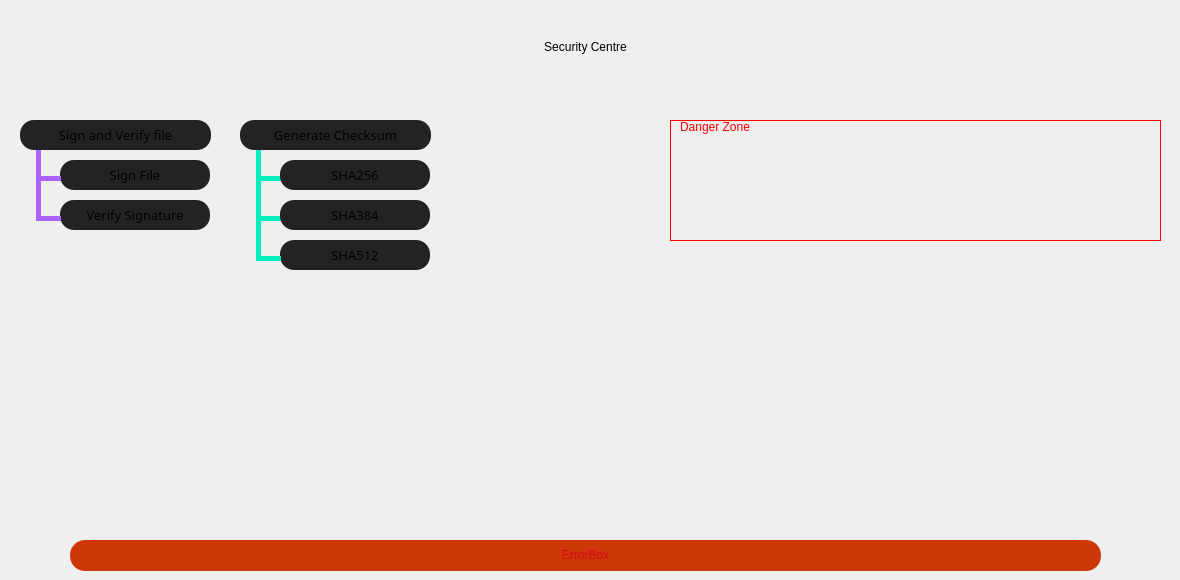
                   <widget class="QWidget" name="Security">
                    <widget class="QLabel" name="dashboardTitle_10">
                     <property name="geometry">
                      <rect>
                       <x>0</x>
                       <y>40</y>
                       <width>1171</width>
                       <height>41</height>
                      </rect>
                     </property>
                     <property name="styleSheet">
                      <string notr="true">font: 57 18pt &quot;Raleway Medium&quot;;</string>
                     </property>
                     <property name="lineWidth">
                      <number>1</number>
                     </property>
                     <property name="text">
                      <string>Security Centre</string>
                     </property>
                     <property name="alignment">
                      <set>Qt::AlignHCenter|Qt::AlignTop</set>
                     </property>
                    </widget>
                    <widget class="QLabel" name="dashboardTitle_11">
                     <property name="geometry">
                      <rect>
                       <x>680</x>
                       <y>120</y>
                       <width>121</width>
                       <height>41</height>
                      </rect>
                     </property>
                     <property name="styleSheet">
                      <string notr="true">font: 81 14pt &quot;Raleway ExtraBold&quot;;</string>
                     </property>
                     <property name="lineWidth">
                      <number>1</number>
                     </property>
                     <property name="text">
                      <string>&lt;html&gt;&lt;head/&gt;&lt;body&gt;&lt;p&gt;&lt;span style=&quot; color:#ff0000;&quot;&gt;Danger Zone&lt;/span&gt;&lt;/p&gt;&lt;/body&gt;&lt;/html&gt;</string>
                     </property>
                     <property name="alignment">
                      <set>Qt::AlignLeading|Qt::AlignLeft|Qt::AlignTop</set>
                     </property>
                    </widget>
                    <widget class="QLabel" name="dangerBorder">
                     <property name="geometry">
                      <rect>
                       <x>670</x>
                       <y>120</y>
                       <width>491</width>
                       <height>121</height>
                      </rect>
                     </property>
                     <property name="styleSheet">
                      <string notr="true">border: 1px double;
border-color: rgb(255, 0, 0);</string>
                     </property>
                     <property name="lineWidth">
                      <number>1</number>
                     </property>
                     <property name="text">
                      <string/>
                     </property>
                     <property name="alignment">
                      <set>Qt::AlignLeading|Qt::AlignLeft|Qt::AlignTop</set>
                     </property>
                    </widget>
                    <widget class="QWidget" name="regenkeysWidget" native="true">
                     <property name="geometry">
                      <rect>
                       <x>680</x>
                       <y>150</y>
                       <width>151</width>
                       <height>21</height>
                      </rect>
                     </property>
                    </widget>
                    <widget class="QWidget" name="changeBitLength" native="true">
                     <property name="geometry">
                      <rect>
                       <x>680</x>
                       <y>180</y>
                       <width>151</width>
                       <height>21</height>
                      </rect>
                     </property>
                    </widget>
                    <widget class="QPushButton" name="signAndVerify">
                     <property name="geometry">
                      <rect>
                       <x>20</x>
                       <y>120</y>
                       <width>191</width>
                       <height>30</height>
                      </rect>
                     </property>
                     <property name="minimumSize">
                      <size>
                       <width>150</width>
                       <height>30</height>
                      </size>
                     </property>
                     <property name="font">
                      <font>
                       <family>Raleway Medium</family>
                       <pointsize>10</pointsize>
                       <weight>7</weight>
                       <italic>false</italic>
                       <bold>false</bold>
                      </font>
                     </property>
                     <property name="cursor">
                      <cursorShape>PointingHandCursor</cursorShape>
                     </property>
                     <property name="styleSheet">
                      <string notr="true">background-color: rgb(35, 35, 38);
border-bottom-left-radius :14px;
border-top-left-radius :14px;
border-top-right-radius :14px;
border-bottom-right-radius :14px;
border-color :rgb(51, 51, 56);
font: 57 10pt &quot;Raleway Medium&quot;;</string>
                     </property>
                     <property name="text">
                      <string>Sign and Verify file</string>
                     </property>
                     <property name="icon">
                      <iconset resource="resources.qrc">
                       <normaloff>:/icons/images/icons/cil-fingerprint.png</normaloff>:/icons/images/icons/cil-fingerprint.png</iconset>
                     </property>
                    </widget>
                    <widget class="QPushButton" name="signFile">
                     <property name="geometry">
                      <rect>
                       <x>60</x>
                       <y>160</y>
                       <width>150</width>
                       <height>30</height>
                      </rect>
                     </property>
                     <property name="minimumSize">
                      <size>
                       <width>150</width>
                       <height>30</height>
                      </size>
                     </property>
                     <property name="font">
                      <font>
                       <family>Raleway Medium</family>
                       <pointsize>10</pointsize>
                       <weight>7</weight>
                       <italic>false</italic>
                       <bold>false</bold>
                      </font>
                     </property>
                     <property name="cursor">
                      <cursorShape>PointingHandCursor</cursorShape>
                     </property>
                     <property name="styleSheet">
                      <string notr="true">background-color: rgb(35, 35, 38);
border-bottom-left-radius :14px;
border-top-left-radius :14px;
border-top-right-radius :14px;
border-bottom-right-radius :14px;
border-color :rgb(51, 51, 56);
font: 57 10pt &quot;Raleway Medium&quot;;</string>
                     </property>
                     <property name="text">
                      <string>Sign File</string>
                     </property>
                     <property name="icon">
                      <iconset resource="resources.qrc">
                       <normaloff>:/icons/images/icons/cil-fingerprint.png</normaloff>:/icons/images/icons/cil-fingerprint.png</iconset>
                     </property>
                    </widget>
                    <widget class="QPushButton" name="verifySignature">
                     <property name="geometry">
                      <rect>
                       <x>60</x>
                       <y>200</y>
                       <width>150</width>
                       <height>30</height>
                      </rect>
                     </property>
                     <property name="minimumSize">
                      <size>
                       <width>150</width>
                       <height>30</height>
                      </size>
                     </property>
                     <property name="font">
                      <font>
                       <family>Raleway Medium</family>
                       <pointsize>10</pointsize>
                       <weight>7</weight>
                       <italic>false</italic>
                       <bold>false</bold>
                      </font>
                     </property>
                     <property name="cursor">
                      <cursorShape>PointingHandCursor</cursorShape>
                     </property>
                     <property name="styleSheet">
                      <string notr="true">background-color: rgb(35, 35, 38);
border-bottom-left-radius :14px;
border-top-left-radius :14px;
border-top-right-radius :14px;
border-bottom-right-radius :14px;
border-color :rgb(51, 51, 56);
font: 57 10pt &quot;Raleway Medium&quot;;</string>
                     </property>
                     <property name="text">
                      <string>Verify Signature</string>
                     </property>
                     <property name="icon">
                      <iconset resource="resources.qrc">
                       <normaloff>:/icons/images/icons/cil-check-circle.png</normaloff>:/icons/images/icons/cil-check-circle.png</iconset>
                     </property>
                    </widget>
                    <widget class="Line" name="line">
                     <property name="geometry">
                      <rect>
                       <x>30</x>
                       <y>150</y>
                       <width>16</width>
                       <height>31</height>
                      </rect>
                     </property>
                     <property name="styleSheet">
                      <string notr="true">color: rgb(170, 99, 255);</string>
                     </property>
                     <property name="frameShadow">
                      <enum>QFrame::Plain</enum>
                     </property>
                     <property name="lineWidth">
                      <number>5</number>
                     </property>
                     <property name="orientation">
                      <enum>Qt::Vertical</enum>
                     </property>
                    </widget>
                    <widget class="Line" name="line_2">
                     <property name="geometry">
                      <rect>
                       <x>40</x>
                       <y>170</y>
                       <width>21</width>
                       <height>16</height>
                      </rect>
                     </property>
                     <property name="styleSheet">
                      <string notr="true">color: rgb(170, 99, 255);</string>
                     </property>
                     <property name="frameShadow">
                      <enum>QFrame::Plain</enum>
                     </property>
                     <property name="lineWidth">
                      <number>5</number>
                     </property>
                     <property name="orientation">
                      <enum>Qt::Horizontal</enum>
                     </property>
                    </widget>
                    <widget class="Line" name="line_3">
                     <property name="geometry">
                      <rect>
                       <x>30</x>
                       <y>180</y>
                       <width>16</width>
                       <height>41</height>
                      </rect>
                     </property>
                     <property name="styleSheet">
                      <string notr="true">color: rgb(170, 99, 255);</string>
                     </property>
                     <property name="frameShadow">
                      <enum>QFrame::Plain</enum>
                     </property>
                     <property name="lineWidth">
                      <number>5</number>
                     </property>
                     <property name="orientation">
                      <enum>Qt::Vertical</enum>
                     </property>
                    </widget>
                    <widget class="Line" name="line_4">
                     <property name="geometry">
                      <rect>
                       <x>40</x>
                       <y>210</y>
                       <width>21</width>
                       <height>16</height>
                      </rect>
                     </property>
                     <property name="styleSheet">
                      <string notr="true">color: rgb(170, 99, 255);</string>
                     </property>
                     <property name="frameShadow">
                      <enum>QFrame::Plain</enum>
                     </property>
                     <property name="lineWidth">
                      <number>5</number>
                     </property>
                     <property name="orientation">
                      <enum>Qt::Horizontal</enum>
                     </property>
                    </widget>
                    <widget class="QWidget" name="dangerZone3Widget" native="true">
                     <property name="geometry">
                      <rect>
                       <x>680</x>
                       <y>210</y>
                       <width>151</width>
                       <height>21</height>
                      </rect>
                     </property>
                    </widget>
                    <widget class="QPushButton" name="generateChecksum">
                     <property name="geometry">
                      <rect>
                       <x>240</x>
                       <y>120</y>
                       <width>191</width>
                       <height>30</height>
                      </rect>
                     </property>
                     <property name="minimumSize">
                      <size>
                       <width>150</width>
                       <height>30</height>
                      </size>
                     </property>
                     <property name="font">
                      <font>
                       <family>Raleway Medium</family>
                       <pointsize>10</pointsize>
                       <weight>7</weight>
                       <italic>false</italic>
                       <bold>false</bold>
                      </font>
                     </property>
                     <property name="cursor">
                      <cursorShape>PointingHandCursor</cursorShape>
                     </property>
                     <property name="styleSheet">
                      <string notr="true">background-color: rgb(35, 35, 38);
border-bottom-left-radius :14px;
border-top-left-radius :14px;
border-top-right-radius :14px;
border-bottom-right-radius :14px;
border-color :rgb(51, 51, 56);
font: 57 10pt &quot;Raleway Medium&quot;;</string>
                     </property>
                     <property name="text">
                      <string>Generate Checksum</string>
                     </property>
                     <property name="icon">
                      <iconset resource="resources.qrc">
                       <normaloff>:/icons/images/icons/cil-tags.png</normaloff>:/icons/images/icons/cil-tags.png</iconset>
                     </property>
                    </widget>
                    <widget class="Line" name="line_5">
                     <property name="geometry">
                      <rect>
                       <x>250</x>
                       <y>180</y>
                       <width>16</width>
                       <height>41</height>
                      </rect>
                     </property>
                     <property name="styleSheet">
                      <string notr="true">color: rgb(4, 239, 188)</string>
                     </property>
                     <property name="frameShadow">
                      <enum>QFrame::Plain</enum>
                     </property>
                     <property name="lineWidth">
                      <number>5</number>
                     </property>
                     <property name="orientation">
                      <enum>Qt::Vertical</enum>
                     </property>
                    </widget>
                    <widget class="Line" name="line_6">
                     <property name="geometry">
                      <rect>
                       <x>260</x>
                       <y>210</y>
                       <width>21</width>
                       <height>16</height>
                      </rect>
                     </property>
                     <property name="styleSheet">
                      <string notr="true">color: rgb(4, 239, 188)</string>
                     </property>
                     <property name="frameShadow">
                      <enum>QFrame::Plain</enum>
                     </property>
                     <property name="lineWidth">
                      <number>5</number>
                     </property>
                     <property name="orientation">
                      <enum>Qt::Horizontal</enum>
                     </property>
                    </widget>
                    <widget class="Line" name="line_7">
                     <property name="geometry">
                      <rect>
                       <x>250</x>
                       <y>150</y>
                       <width>16</width>
                       <height>31</height>
                      </rect>
                     </property>
                     <property name="styleSheet">
                      <string notr="true">color: rgb(4, 239, 188)</string>
                     </property>
                     <property name="frameShadow">
                      <enum>QFrame::Plain</enum>
                     </property>
                     <property name="lineWidth">
                      <number>5</number>
                     </property>
                     <property name="orientation">
                      <enum>Qt::Vertical</enum>
                     </property>
                    </widget>
                    <widget class="Line" name="line_8">
                     <property name="geometry">
                      <rect>
                       <x>260</x>
                       <y>170</y>
                       <width>21</width>
                       <height>16</height>
                      </rect>
                     </property>
                     <property name="styleSheet">
                      <string notr="true">color: rgb(4, 239, 188)</string>
                     </property>
                     <property name="frameShadow">
                      <enum>QFrame::Plain</enum>
                     </property>
                     <property name="lineWidth">
                      <number>5</number>
                     </property>
                     <property name="orientation">
                      <enum>Qt::Horizontal</enum>
                     </property>
                    </widget>
                    <widget class="QPushButton" name="sha256">
                     <property name="geometry">
                      <rect>
                       <x>280</x>
                       <y>160</y>
                       <width>150</width>
                       <height>30</height>
                      </rect>
                     </property>
                     <property name="minimumSize">
                      <size>
                       <width>150</width>
                       <height>30</height>
                      </size>
                     </property>
                     <property name="font">
                      <font>
                       <family>Raleway Medium</family>
                       <pointsize>10</pointsize>
                       <weight>7</weight>
                       <italic>false</italic>
                       <bold>false</bold>
                      </font>
                     </property>
                     <property name="cursor">
                      <cursorShape>PointingHandCursor</cursorShape>
                     </property>
                     <property name="styleSheet">
                      <string notr="true">background-color: rgb(35, 35, 38);
border-bottom-left-radius :14px;
border-top-left-radius :14px;
border-top-right-radius :14px;
border-bottom-right-radius :14px;
border-color :rgb(51, 51, 56);
font: 57 10pt &quot;Raleway Medium&quot;;</string>
                     </property>
                     <property name="text">
                      <string>SHA256</string>
                     </property>
                     <property name="icon">
                      <iconset resource="resources.qrc">
                       <normaloff>:/icons/images/icons/cil-file.png</normaloff>:/icons/images/icons/cil-file.png</iconset>
                     </property>
                    </widget>
                    <widget class="QPushButton" name="sha384">
                     <property name="geometry">
                      <rect>
                       <x>280</x>
                       <y>200</y>
                       <width>150</width>
                       <height>30</height>
                      </rect>
                     </property>
                     <property name="minimumSize">
                      <size>
                       <width>150</width>
                       <height>30</height>
                      </size>
                     </property>
                     <property name="font">
                      <font>
                       <family>Raleway Medium</family>
                       <pointsize>10</pointsize>
                       <weight>7</weight>
                       <italic>false</italic>
                       <bold>false</bold>
                      </font>
                     </property>
                     <property name="cursor">
                      <cursorShape>PointingHandCursor</cursorShape>
                     </property>
                     <property name="styleSheet">
                      <string notr="true">background-color: rgb(35, 35, 38);
border-bottom-left-radius :14px;
border-top-left-radius :14px;
border-top-right-radius :14px;
border-bottom-right-radius :14px;
border-color :rgb(51, 51, 56);
font: 57 10pt &quot;Raleway Medium&quot;;</string>
                     </property>
                     <property name="text">
                      <string>SHA384</string>
                     </property>
                     <property name="icon">
                      <iconset resource="resources.qrc">
                       <normaloff>:/icons/images/icons/cil-file.png</normaloff>:/icons/images/icons/cil-file.png</iconset>
                     </property>
                    </widget>
                    <widget class="QPushButton" name="sha512">
                     <property name="geometry">
                      <rect>
                       <x>280</x>
                       <y>240</y>
                       <width>150</width>
                       <height>30</height>
                      </rect>
                     </property>
                     <property name="minimumSize">
                      <size>
                       <width>150</width>
                       <height>30</height>
                      </size>
                     </property>
                     <property name="font">
                      <font>
                       <family>Raleway Medium</family>
                       <pointsize>10</pointsize>
                       <weight>7</weight>
                       <italic>false</italic>
                       <bold>false</bold>
                      </font>
                     </property>
                     <property name="cursor">
                      <cursorShape>PointingHandCursor</cursorShape>
                     </property>
                     <property name="styleSheet">
                      <string notr="true">background-color: rgb(35, 35, 38);
border-bottom-left-radius :14px;
border-top-left-radius :14px;
border-top-right-radius :14px;
border-bottom-right-radius :14px;
border-color :rgb(51, 51, 56);
font: 57 10pt &quot;Raleway Medium&quot;;</string>
                     </property>
                     <property name="text">
                      <string>SHA512</string>
                     </property>
                     <property name="icon">
                      <iconset resource="resources.qrc">
                       <normaloff>:/icons/images/icons/cil-file.png</normaloff>:/icons/images/icons/cil-file.png</iconset>
                     </property>
                    </widget>
                    <widget class="Line" name="line_9">
                     <property name="geometry">
                      <rect>
                       <x>250</x>
                       <y>220</y>
                       <width>16</width>
                       <height>41</height>
                      </rect>
                     </property>
                     <property name="styleSheet">
                      <string notr="true">color: rgb(4, 239, 188)</string>
                     </property>
                     <property name="frameShadow">
                      <enum>QFrame::Plain</enum>
                     </property>
                     <property name="lineWidth">
                      <number>5</number>
                     </property>
                     <property name="orientation">
                      <enum>Qt::Vertical</enum>
                     </property>
                    </widget>
                    <widget class="Line" name="line_10">
                     <property name="geometry">
                      <rect>
                       <x>260</x>
                       <y>250</y>
                       <width>21</width>
                       <height>16</height>
                      </rect>
                     </property>
                     <property name="styleSheet">
                      <string notr="true">color: rgb(4, 239, 188)</string>
                     </property>
                     <property name="frameShadow">
                      <enum>QFrame::Plain</enum>
                     </property>
                     <property name="lineWidth">
                      <number>5</number>
                     </property>
                     <property name="orientation">
                      <enum>Qt::Horizontal</enum>
                     </property>
                    </widget>
                    <widget class="QLabel" name="announceBox2">
                     <property name="geometry">
                      <rect>
                       <x>70</x>
                       <y>540</y>
                       <width>1031</width>
                       <height>31</height>
                      </rect>
                     </property>
                     <property name="styleSheet">
                      <string notr="true">background-color: rgb(206, 55, 8);border-top-left-radius :15px;border-top-right-radius :15px;border-bottom-left-radius :15px;border-bottom-right-radius :15px;
font: 81 10pt &quot;Raleway ExtraBold&quot;;</string>
                     </property>
                     <property name="frameShape">
                      <enum>QFrame::Panel</enum>
                     </property>
                     <property name="frameShadow">
                      <enum>QFrame::Raised</enum>
                     </property>
                     <property name="lineWidth">
                      <number>0</number>
                     </property>
                     <property name="text">
                      <string>&lt;html&gt;&lt;head/&gt;&lt;body&gt;&lt;p align=&quot;center&quot;&gt;&lt;span style=&quot; color:#d80a14;&quot;&gt;ErrorBox&lt;/span&gt;&lt;/p&gt;&lt;/body&gt;&lt;/html&gt;</string>
                     </property>
                     <property name="textFormat">
                      <enum>Qt::RichText</enum>
                     </property>
                     <property name="scaledContents">
                      <bool>false</bool>
                     </property>
                     <property name="alignment">
                      <set>Qt::AlignCenter</set>
                     </property>
                     <property name="wordWrap">
                      <bool>true</bool>
                     </property>
                    </widget>
                    <zorder>dangerBorder</zorder>
                    <zorder>dashboardTitle_10</zorder>
                    <zorder>dashboardTitle_11</zorder>
                    <zorder>regenkeysWidget</zorder>
                    <zorder>changeBitLength</zorder>
                    <zorder>signAndVerify</zorder>
                    <zorder>signFile</zorder>
                    <zorder>verifySignature</zorder>
                    <zorder>line</zorder>
                    <zorder>line_2</zorder>
                    <zorder>line_3</zorder>
                    <zorder>line_4</zorder>
                    <zorder>dangerZone3Widget</zorder>
                    <zorder>generateChecksum</zorder>
                    <zorder>line_5</zorder>
                    <zorder>line_6</zorder>
                    <zorder>line_7</zorder>
                    <zorder>line_8</zorder>
                    <zorder>sha256</zorder>
                    <zorder>sha384</zorder>
                    <zorder>sha512</zorder>
                    <zorder>line_9</zorder>
                    <zorder>line_10</zorder>
                    <zorder>announceBox2</zorder>
                   </widget>
